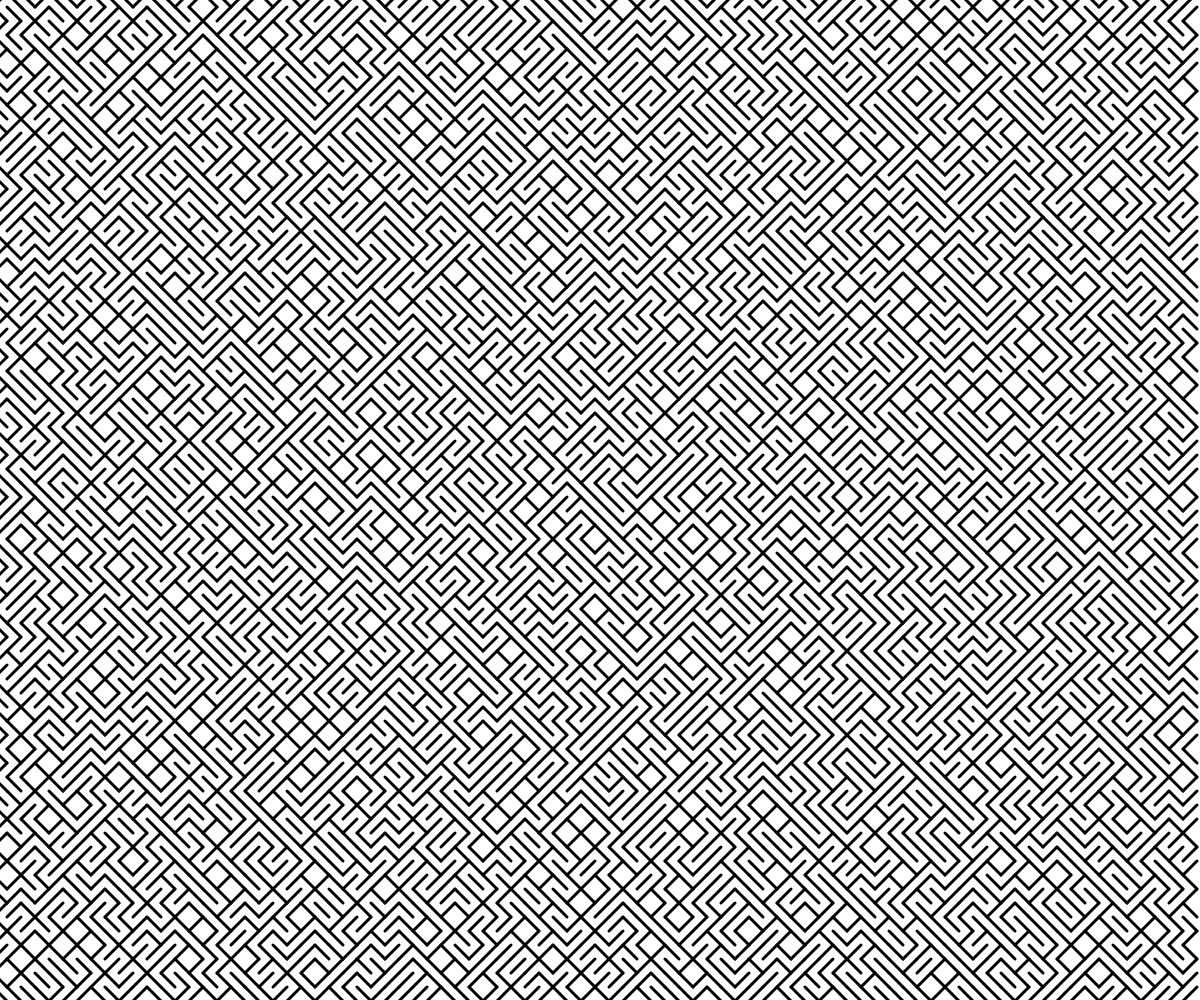
Frame 1 (no input)
Frame 60 (no input): identical to frame 1, image omitted
Frame 120 (the mouse pressed at the canvas centre since frame 60): identical to frame 1, image omitted

The p5.js sketch that drew this single still picture (run headless with seeded random() and noise() and a simulated clock; from frame 60 on, the mouse is pressed at the canvas centre):

// p5.js sketch
// ── sketch.js
// Project Title
// Your Name
// Date
//
// Extra for Experts:
// - describe what you did to take this project "above and beyond"


let spacing = 14;

function setup() {
  createCanvas(windowWidth, windowHeight);
  strokeWeight(3);
  grid();
}

function diagonalAscending(x,y,s){
  line(x-s/2,y+s/2,x+s/2,y-s/2);
}


function diagonalDesecning(x,y,s){
  line(x-s/2,y-s/2,x+s/2,y+s/2);

}


function grid(){
  for(let x = 0; x < width; x+= spacing){
    for(let y = 0; y <height; y+= spacing){
      let choice = Math.floor(random(2));
      if (choice === 0){
        diagonalDesecning(x,y,spacing);
      }
      else if (choice ===1){
        diagonalAscending(x,y,spacing);
      }
    }
  }
}

function draw() {
  //background(220);
}
